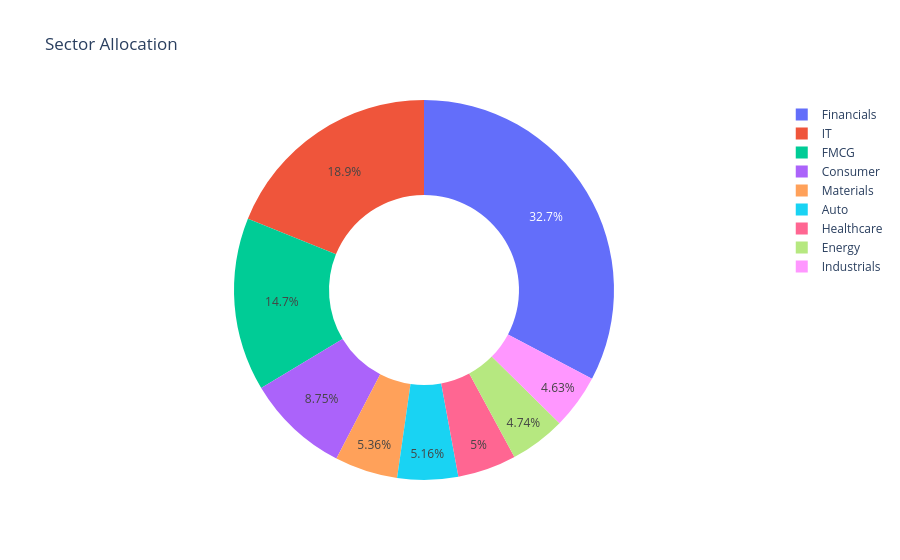

The notebook cell this image was saved under:
### Code cell
sector = (
    portfolio.groupby("sector")["weight_pct"]
    .sum()
    .reset_index()
)

fig = px.pie(
    sector,
    names="sector",
    values="weight_pct",
    hole=0.5,
    title="Sector Allocation"
)

fig.show()

fig.write_html(
    "../reports/charts/sector_allocation.html"
)

### Figure 1 — Plotly figure (JSON) as saved in the notebook; plotly's stock layout.template omitted (floating-point values rounded to 4 significant figures)
{"data": [{"domain": {"x": [0, 1], "y": [0, 1]}, "hole": 0.5, "hovertemplate": "sector=%{label}<br>weight_pct=%{value}<extra></extra>", "labels": ["Auto", "Consumer", "Energy", "FMCG", "Financials", "Healthcare", "IT", "Industrials", "Materials"], "legendgroup": "", "name": "", "showlegend": true, "type": "pie", "values": [232.4, 393.9, 213.3, 663.5, 1473.0, 224.9, 849.5, 208.2, 241.2]}], "layout": {"legend": {"tracegroupgap": 0}, "title": {"text": "Sector Allocation"}}}
